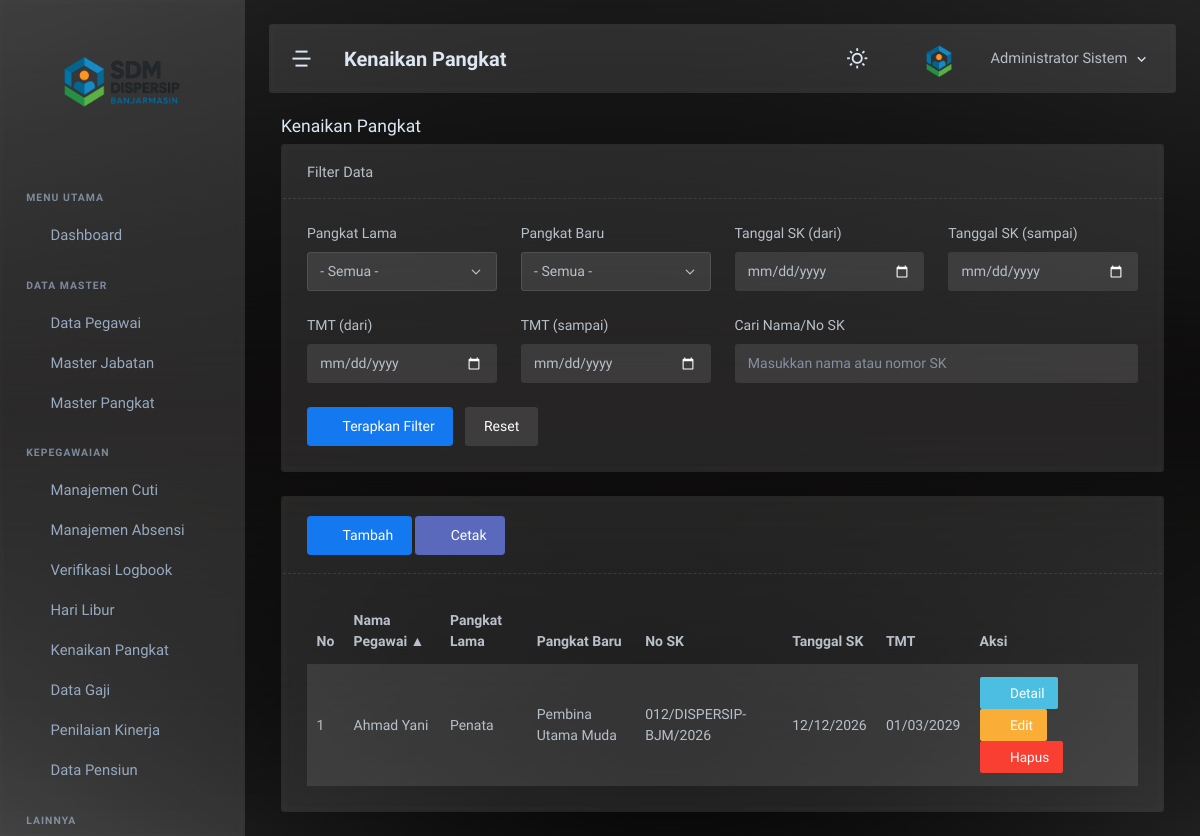
Page /admin/kenaikan_pangkat/kenaikan_pangkat.php?sort=nama_lengkap&order=asc (signed in) on the committed database.
### tables this page shows
CREATE TABLE `kenaikan_pangkat` (
  `kp_id` int NOT NULL,
  `pegawai_id` int NOT NULL,
  `pangkat_lama_id` int DEFAULT NULL,
  `pangkat_baru_id` int NOT NULL,
  `nomor_sk` varchar(100) DEFAULT NULL,
  `tanggal_sk` date DEFAULT NULL,
  `tmt` date NOT NULL,
  `file_sk` varchar(255) DEFAULT NULL,
  `created_at` datetime DEFAULT CURRENT_TIMESTAMP
);

CREATE TABLE `pegawai` (
  `pegawai_id` int NOT NULL,
  `user_id` int DEFAULT NULL,
  `nik` varchar(20) NOT NULL,
  `nip` varchar(30) DEFAULT NULL,
  `nama_lengkap` varchar(150) NOT NULL,
  `jk` enum('L','P') NOT NULL,
  `tgl_lahir` date DEFAULT NULL,
  `status_kepegawaian` enum('PNS','PPPK','Honorer','Kontrak') NOT NULL,
  `jabatan_id` int DEFAULT NULL,
  `pangkat_id` int DEFAULT NULL,
  `tgl_mulai_kerja` date DEFAULT NULL,
  `alamat` text,
  `status_aktif` enum('Aktif','Pensiun','Pindah','Meninggal','Nonaktif') DEFAULT 'Aktif',
  `tmt_pensiun` date DEFAULT NULL,
  `created_at` datetime DEFAULT CURRENT_TIMESTAMP,
  `updated_at` datetime DEFAULT CURRENT_TIMESTAMP ON UPDATE CURRENT_TIMESTAMP
);

CREATE TABLE `master_pangkat` (
  `pangkat_id` int NOT NULL,
  `nama_pangkat` varchar(100) NOT NULL,
  `golongan` varchar(10) NOT NULL,
  `keterangan` varchar(255) DEFAULT NULL,
  `created_at` datetime DEFAULT CURRENT_TIMESTAMP,
  `updated_at` datetime DEFAULT CURRENT_TIMESTAMP ON UPDATE CURRENT_TIMESTAMP
);

### admin/kenaikan_pangkat/kenaikan_pangkat.php (the view, shortened to what this page needs)
<?php
require_once '../../config/koneksi.php';
include '../../includes/header.php';
include '../../includes/sidebar.php';
include '../../includes/navbar.php';
?>
<div class="page-container">
  <div class="page-content">
    <div class="container-xxl">
      <?php
      $allowedSort = [
        'nama_lengkap' => 'p.nama_lengkap',
        'pangkat_lama' => 'mp1.nama_pangkat',
        'pangkat_baru' => 'mp2.nama_pangkat',
        'nomor_sk' => 'kp.nomor_sk',
        'tanggal_sk' => 'kp.tanggal_sk',
        'tmt' => 'kp.tmt',
        'created_at' => 'kp.created_at'
      ];
      $sort = $_GET['sort'] ?? 'created_at';
      $order = strtolower($_GET['order'] ?? 'desc');
      $order = $order === 'asc' ? 'ASC' : 'DESC';
      $sortCol = $allowedSort[$sort] ?? $allowedSort['created_at'];
      $page = max(1, intval($_GET['page'] ?? 1));
      $perPage = 10;
      $offset = ($page - 1) * $perPage;
      $f_plama = intval($_GET['f_plama'] ?? 0);
      $f_pbaru = intval($_GET['f_pbaru'] ?? 0);
      $f_from_sk = $_GET['f_from_sk'] ?? '';
      $f_to_sk = $_GET['f_to_sk'] ?? '';
      $f_from_tmt = $_GET['f_from_tmt'] ?? '';
      $f_to_tmt = $_GET['f_to_tmt'] ?? '';
      $f_q = trim($_GET['f_q'] ?? '');
      ?>
      <div class="row">
        <div class="col-12">
          <div class="page-title-box">
            <h4 class="page-title">Kenaikan Pangkat</h4>
          </div>
        </div>
      </div>
      <div class="card mb-3">
        <div class="card-header border-bottom border-dashed d-flex align-items-center">
          <h5 class="card-title mb-0">Filter Data</h5>
        </div>
        <div class="card-body">
          <form method="get" action="admin/kenaikan_pangkat/kenaikan_pangkat.php" class="row g-3">
            <div class="col-md-3">
              <label class="form-label">Pangkat Lama</label>
              <select name="f_plama" class="form-select">
                <option value="0">- Semua -</option>
              </select>
            </div>
            <div class="col-md-3">
              <label class="form-label">Pangkat Baru</label>
              <select name="f_pbaru" class="form-select">
                <option value="0">- Semua -</option>
              </select>
            </div>
            <div class="col-md-3">
              <label class="form-label">Tanggal SK (dari)</label>
              <input type="date" name="f_from_sk" value="<?php echo htmlspecialchars($f_from_sk); ?>" class="form-control">
            </div>
            <div class="col-md-3">
              <label class="form-label">Tanggal SK (sampai)</label>
              <input type="date" name="f_to_sk" value="<?php echo htmlspecialchars($f_to_sk); ?>" class="form-control">
            </div>
            <div class="col-md-3">
              <label class="form-label">TMT (dari)</label>
              <input type="date" name="f_from_tmt" value="<?php echo htmlspecialchars($f_from_tmt); ?>" class="form-control">
            </div>
            <div class="col-md-3">
              <label class="form-label">TMT (sampai)</label>
              <input type="date" name="f_to_tmt" value="<?php echo htmlspecialchars($f_to_tmt); ?>" class="form-control">
            </div>
            <div class="col-md-6">
              <label class="form-label">Cari Nama/No SK</label>
              <input type="text" name="f_q" value="<?php echo htmlspecialchars($f_q); ?>" class="form-control" placeholder="Masukkan nama atau nomor SK">
            </div>
            <div class="col-md-6 d-flex align-items-end gap-2">
              <button type="submit" class="btn btn-primary"><i class="ti ti-filter me-1"></i>Terapkan Filter</button>
              <a href="admin/kenaikan_pangkat/kenaikan_pangkat.php" class="btn btn-light">Reset</a>
            </div>
          </form>
        </div>
      </div>
      <?php
      $where = [];
      $whereSql = count($where) ? ('WHERE '.implode(' AND ', $where)) : '';
      ?>
      <div class="card">
        <div class="card-header border-bottom border-dashed d-flex justify-content-between align-items-center">
          <div>
            <a href="admin/kenaikan_pangkat/tambah.php" class="btn btn-primary"><i class="ti
ti-plus me-1"></i>Tambah</a>
            <?php
            $cetakUrl = '/sdm_dispersip/admin/kenaikan_pangkat/cetak.php?'
              . 'f_plama=' . urlencode((string)$f_plama)
              . '&f_pbaru=' . urlencode((string)$f_pbaru)
              . '&f_from_sk=' . urlencode($f_from_sk)
              . '&f_to_sk=' . urlencode($f_to_sk)
              . '&f_from_tmt=' . urlencode($f_from_tmt)
              . '&f_to_tmt=' . urlencode($f_to_tmt)
              . '&f_q=' . urlencode($f_q);
            ?>
            <a href="<?php echo $cetakUrl; ?>" target="_blank" class="btn btn-secondary"><i class="ti ti-printer me-1"></i>Cetak</a>
          </div>
        </div>
        <div class="card-body">
          <div class="table-responsive-sm">
            <table class="table table-striped mb-0">
              <thead>
                <tr>
                  <th>No</th>
                  <th><a class="link-reset" href="admin/kenaikan_pangkat/kenaikan_pangkat.php?sort=nama_lengkap&order=<?php echo ($sort==='nama_lengkap' && $order==='ASC')?'desc':'asc'; ?>">Nama Pegawai<?php echo $sort==='nama_lengkap' ? ($order==='ASC'?' ▲':' ▼') : ''; ?></a></th>
                  <th><a class="link-reset" href="admin/kenaikan_pangkat/kenaikan_pangkat.php?sort=pangkat_lama&order=<?php echo ($sort==='pangkat_lama' && $order==='ASC')?'desc':'asc'; ?>">Pangkat Lama<?php echo $sort==='pangkat_lama' ? ($order==='ASC'?' ▲':' ▼') : ''; ?></a></th>
                  <th><a class="link-reset" href="admin/kenaikan_pangkat/kenaikan_pangkat.php?sort=pangkat_baru&order=<?php echo ($sort==='pangkat_baru' && $order==='ASC')?'desc':'asc'; ?>">Pangkat Baru<?php echo $sort==='pangkat_baru' ? ($order==='ASC'?' ▲':' ▼') : ''; ?></a></th>
                  <th><a class="link-reset" href="admin/kenaikan_pangkat/kenaikan_pangkat.php?sort=nomor_sk&order=<?php echo ($sort==='nomor_sk' && $order==='ASC')?'desc':'asc'; ?>">No SK<?php echo $sort==='nomor_sk' ? ($order==='ASC'?' ▲':' ▼') : ''; ?></a></th>
                  <th><a class="link-reset" href="admin/kenaikan_pangkat/kenaikan_pangkat.php?sort=tanggal_sk&order=<?php echo ($sort==='tanggal_sk' && $order==='ASC')?'desc':'asc'; ?>">Tanggal SK<?php echo $sort==='tanggal_sk' ? ($order==='ASC'?' ▲':' ▼') : ''; ?></a></th>
                  <th><a class="link-reset" href="admin/kenaikan_pangkat/kenaikan_pangkat.php?sort=tmt&order=<?php echo ($sort==='tmt' && $order==='ASC')?'desc':'asc'; ?>">TMT<?php echo $sort==='tmt' ? ($order==='ASC'?' ▲':' ▼') : ''; ?></a></th>
                  <th>Aksi</th>
                </tr>
              </thead>
              <tbody>
                <?php
                $sql = "SELECT kp.*, p.nama_lengkap, mp1.nama_pangkat AS pangkat_lama, mp2.nama_pangkat AS pangkat_baru
                        FROM kenaikan_pangkat kp
                        JOIN pegawai p ON kp.pegawai_id = p.pegawai_id
                        LEFT JOIN master_pangkat mp1 ON kp.pangkat_lama_id = mp1.pangkat_id
                        LEFT JOIN master_pangkat mp2 ON kp.pangkat_baru_id = mp2.pangkat_id
                        $whereSql
                        ORDER BY $sortCol $order
                        LIMIT $perPage OFFSET $offset";
                $res = mysqli_query($koneksi, $sql);
                if ($res && mysqli_num_rows($res) > 0) {
                  $no = $offset + 1;
                  while ($row = mysqli_fetch_assoc($res)) {
                    echo '<tr>'
                      . '<td>'.($no++).'</td>'
                      . '<td>'.htmlspecialchars($row['nama_lengkap']).'</td>'
                      . '<td>'.htmlspecialchars($row['pangkat_lama'] ?? '-').'</td>'
                      . '<td>'.htmlspecialchars($row['pangkat_baru']).'</td>'
                      . '<td>'.htmlspecialchars($row['nomor_sk'] ?? '-').'</td>'
                      . '<td>'.($row['tanggal_sk'] ? date('d/m/Y', strtotime($row['tanggal_sk'])) : '-').'</td>'
                      . '<td>'.date('d/m/Y', strtotime($row['tmt'])).'</td>'
                      . '<td>'
                        . '<a href="admin/kenaikan_pangkat/detail.php?id=' . htmlspecialchars($row['kp_id']) . '" class="btn btn-sm btn-info me-1"><i class="ti ti-eye me-1"></i>Detail</a>'
                        . '<a href="admin/kenaikan_pangkat/edit.php?id=' . htmlspecialchars($row['kp_id']) . '" class="btn btn-sm btn-warning me-1"><i class="ti ti-pencil me-1"></i>Edit</a>'
                        . '<a href="admin/kenaikan_pangkat/hapus.php?id=' . htmlspecialchars($row['kp_id']) . '" class="btn btn-sm btn-danger" onclick="return confirm(\'Hapus data ini?\')"><i class="ti ti-trash me-1"></i>Hapus</a>'
                      . '</td>'
                      . '</tr>';
                  }
                } else {
                  echo '<tr><td colspan="8" class="text-center">Tidak ada data</td></tr>';
                }
                ?>
              </tbody>
            </table>
          </div>
        </div>
      </div>
    </div>
  </div>
</div>
<?php include '../../includes/footer.php'; ?>

### rows in the picture
kenaikan_pangkat: pegawai.nama_lengkap "Ahmad Yani", pangkat_lama.nama_pangkat "Penata", pangkat_baru.nama_pangkat "Pembina Utama Muda", nomor_sk "012/DISPERSIP-BJM/2026", tanggal_sk "12/12/2026", tmt "01/03/2029"

### other values in the picture
$page_title "Kenaikan Pangkat"
$_SESSION['nama_lengkap'] "Administrator Sistem"
